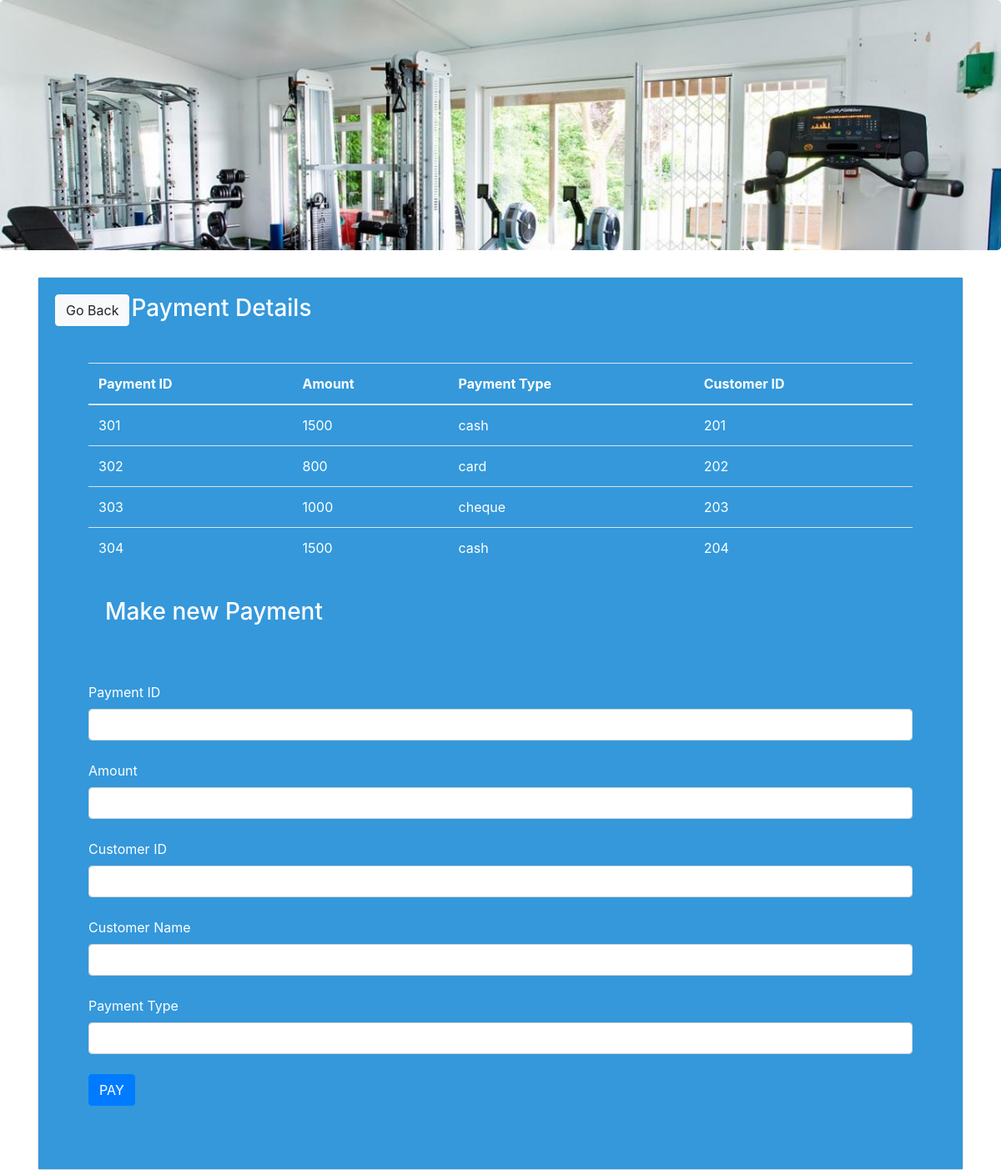
The app's page /payment.php with its own data.
### tables this page shows
CREATE TABLE `Payment` (
  `Payment_id` int(10) NOT NULL,
  `Amount` int(20) NOT NULL,
  `customer_id` varchar(20) NOT NULL,
  `payment_type` varchar(20) NOT NULL
);

### func.php (the view, shortened to what this page needs)
<?php
$con=mysqli_connect("localhost","root","","loginsystem");
function get_payment(){
    global $con;
    $query="select * from Payment";
    $result=mysqli_query($con,$query);
    while($row=mysqli_fetch_array($result)){
        $Payment_id=$row ['Payment_id'];
        $Amount=$row['Amount'];
        $payment_type=$row['payment_type'];
        $customer_id=$row['customer_id'];
        echo"<tr>
        <td>$Payment_id</td>
        <td>$Amount</td>
        <td>$payment_type</td>
        <td>$customer_id</td>
            </tr>";
    }
}
?>

### records on screen
payment: Payment_id "301", Amount "1500", payment_type "cash", customer "201"
payment: Payment_id "302", Amount "800", payment_type "card", customer "202"
payment: Payment_id "303", Amount "1000", payment_type "cheque", customer "203"
payment: Payment_id "304", Amount "1500", payment_type "cash", customer "204"
